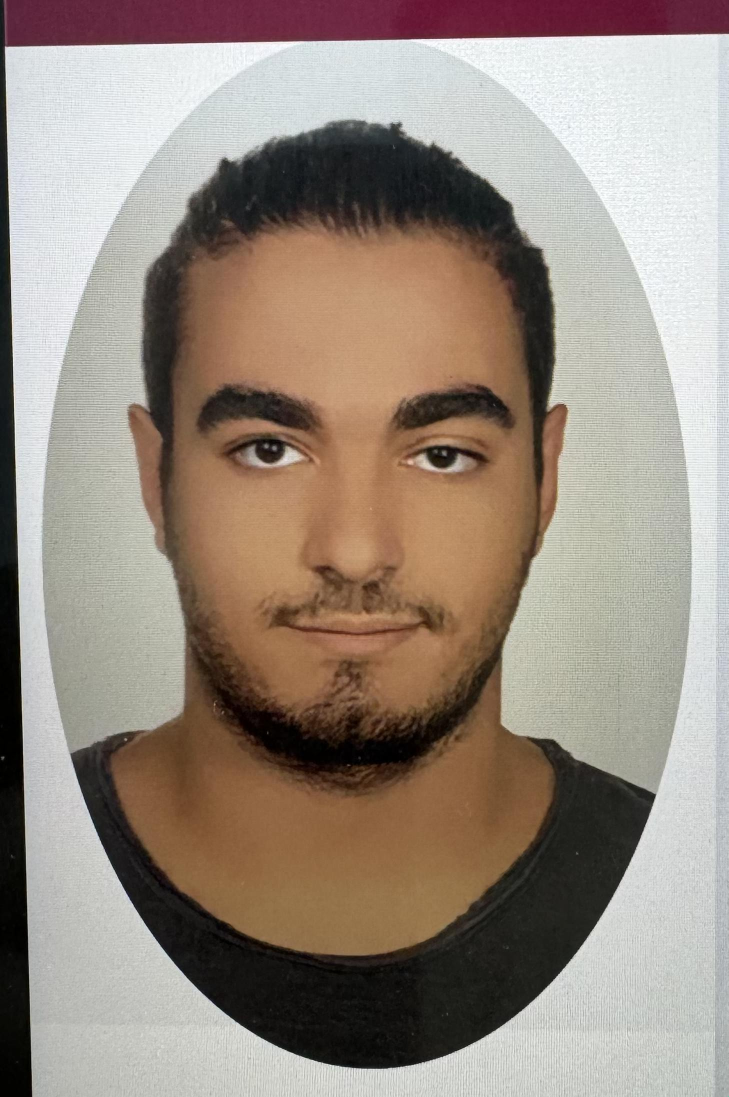
#> input picture neuai/core/20211156.jpg, 1457 x 2193 px (shown at 1/2 size)
$ python -i detect_object.py   (imports and definitions only)
#> lines starting #> are read from the running program, lines starting #| are printed output that depends on the picture; after the words box and inside, x2 and y2 are one past the last pixel; in counts of white or black regions, pixels touching at a corner belong together
#> further down, picture is the input picture: shape (2193, 1457, 3); mean B, G, R 127.3, 138.7, 151.9
import cv2 as cv
import numpy as np
import logging
from neuai.face_detection import detect_face

# [27 lines left out: function check_face_detection, not called in this run]

def detect_document_features(frame):
    """Belge özelliklerini tespit eder"""
    try:
        # Görüntüyü işle
        gray = cv.cvtColor(frame, cv.COLOR_BGR2GRAY)
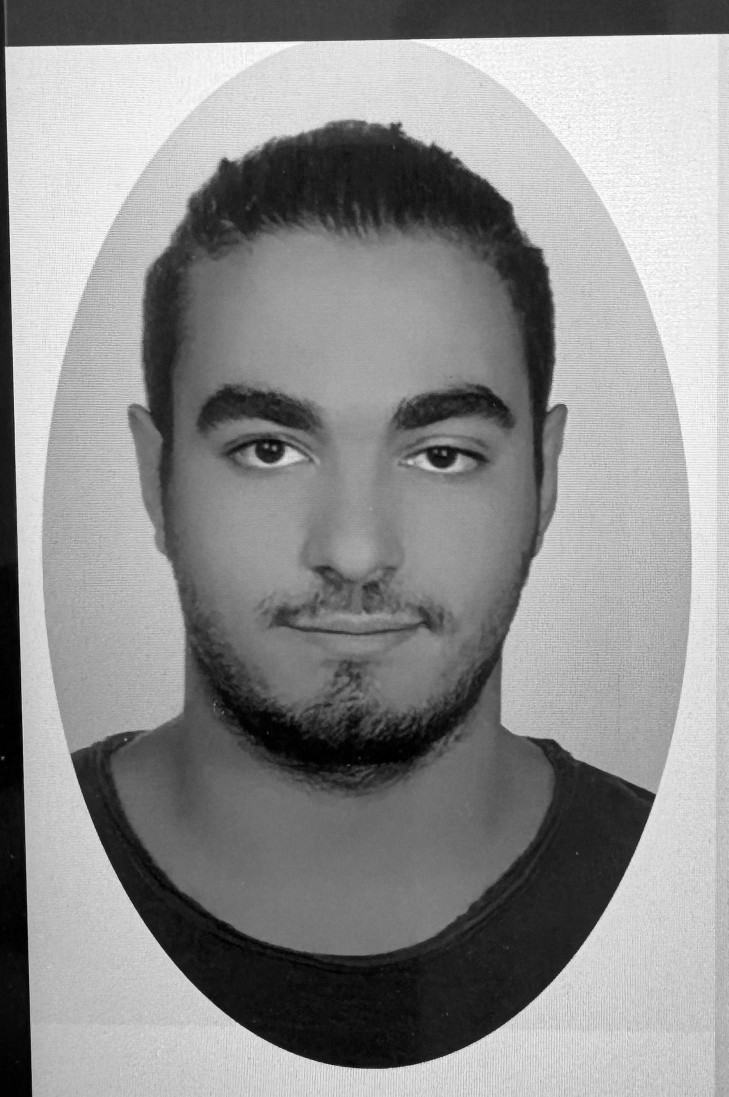
#> gray: shape (2193, 1457) (shown at 1/2 size); min 0, max 255, mean 141.4
        blurred = cv.GaussianBlur(gray, (5, 5), 0)
        edges = cv.Canny(blurred, 50, 150)
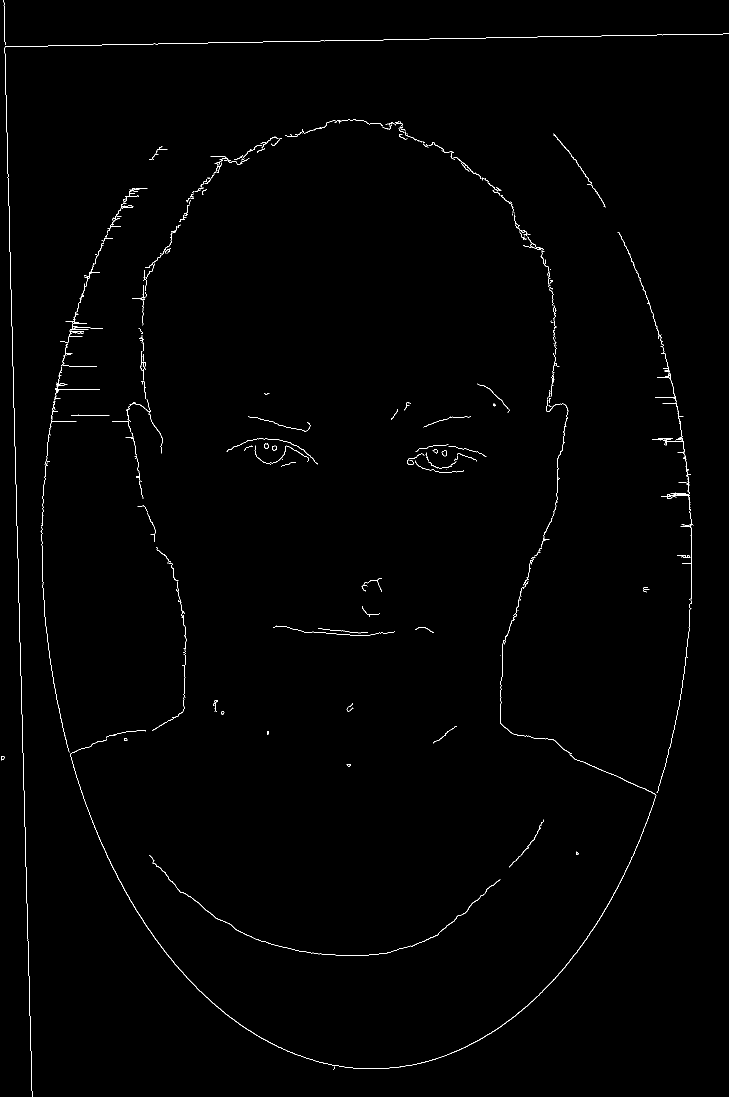
#> edges: shape (2193, 1457) (shown at 1/2 size); 0.62% white in thin lines or dots

        # Kenarları güçlendir
        kernel = np.ones((5,5), np.uint8)
        dilated = cv.dilate(edges, kernel, iterations=2)
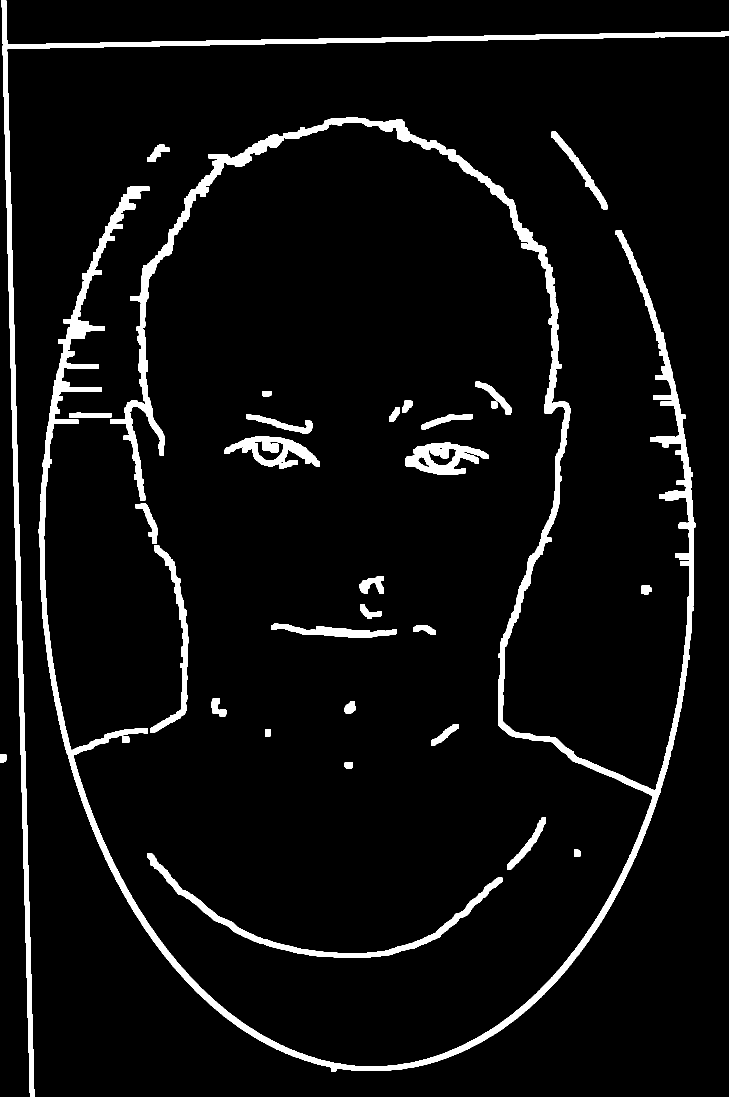
#> dilated: shape (2193, 1457) (shown at 1/2 size); 5.6% white; 32 white regions

        # Konturları bul
        contours, _ = cv.findContours(dilated, cv.RETR_EXTERNAL, cv.CHAIN_APPROX_SIMPLE)
#> contours = 32 contours; largest, box (x1, y1, x2, y2) and area: (77, 235, 1391, 2144) 91738, (3, 0, 1457, 2193) 29851, (294, 1706, 1005, 1916) 8766, (810, 885, 977, 950) 6498, (449, 873, 640, 937) 6175

        max_area = 0
        best_contour = None
        frame_area = float(frame.shape[0] * frame.shape[1])
#> frame_area = 3195201

        for contour in contours:
            perimeter = cv.arcLength(contour, True)
            approx = cv.approxPolyDP(contour, 0.02 * perimeter, True)

            if len(approx) == 4:  # Dörtgen şekil
                area = cv.contourArea(contour)
                if area > frame_area * 0.1:  # Frame'in en az %10'u kadar büyük olmalı
                    rect = cv.minAreaRect(contour)
                    width = rect[1][0]
                    height = rect[1][1]

                    # En-boy oranı kontrolü
                    if width > 0 and height > 0:
                        aspect_ratio = max(width, height) / min(width, height)
                        if 1 < aspect_ratio < 2:  # Makul bir en-boy oranı
                            if area > max_area:
                                max_area = area
                                best_contour = approx
#> this loop made 32 passes
#> (perimeter, approx, area) on passes 6, 23, 30, 32: (51.07, [[245, 1472], [244, 1484], [257, 1485], [257, 1473]], 176.5), (184.8, [[138, 826], [138, 834], [222, 834], [222, 826]], 681), (435.2, [[1103, 263], [1170, 372], [1214, 418], [1156, 316]], 2213), (7354.9, [[1456, 63], [3, 0], [60, 2192], [13, 99]], 29851)
#> perimeter on passes 1, 2, 3, 4, 5, 7: 1775.9, 49.07, 288.5, 51.9, 52.24, 48.83
#> after the loop, max_area = 0

        is_document = max_area > frame_area * 0.1
#> is_document = False
        confidence = (max_area / frame_area) if is_document else 0
#> confidence = 0

        return is_document, confidence, best_contour

    except Exception as e:
        logging.error(f"Belge özellik tespiti hatası: {str(e)}")
        return False, 0, None

# [55 lines left out: function detect_object_type, not called in this run]

>>> import cv2
>>> picture = cv2.imread('core/20211156.jpg')
>>> result = detect_document_features(picture)
